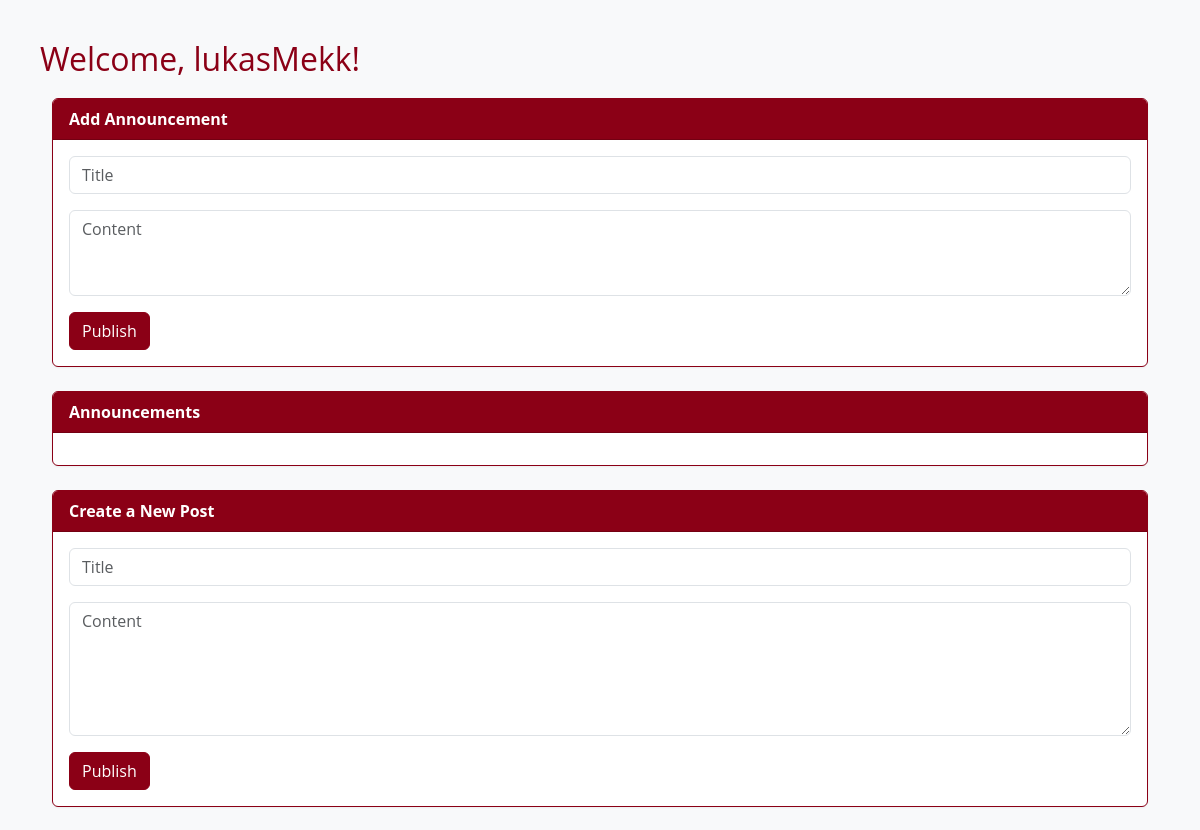
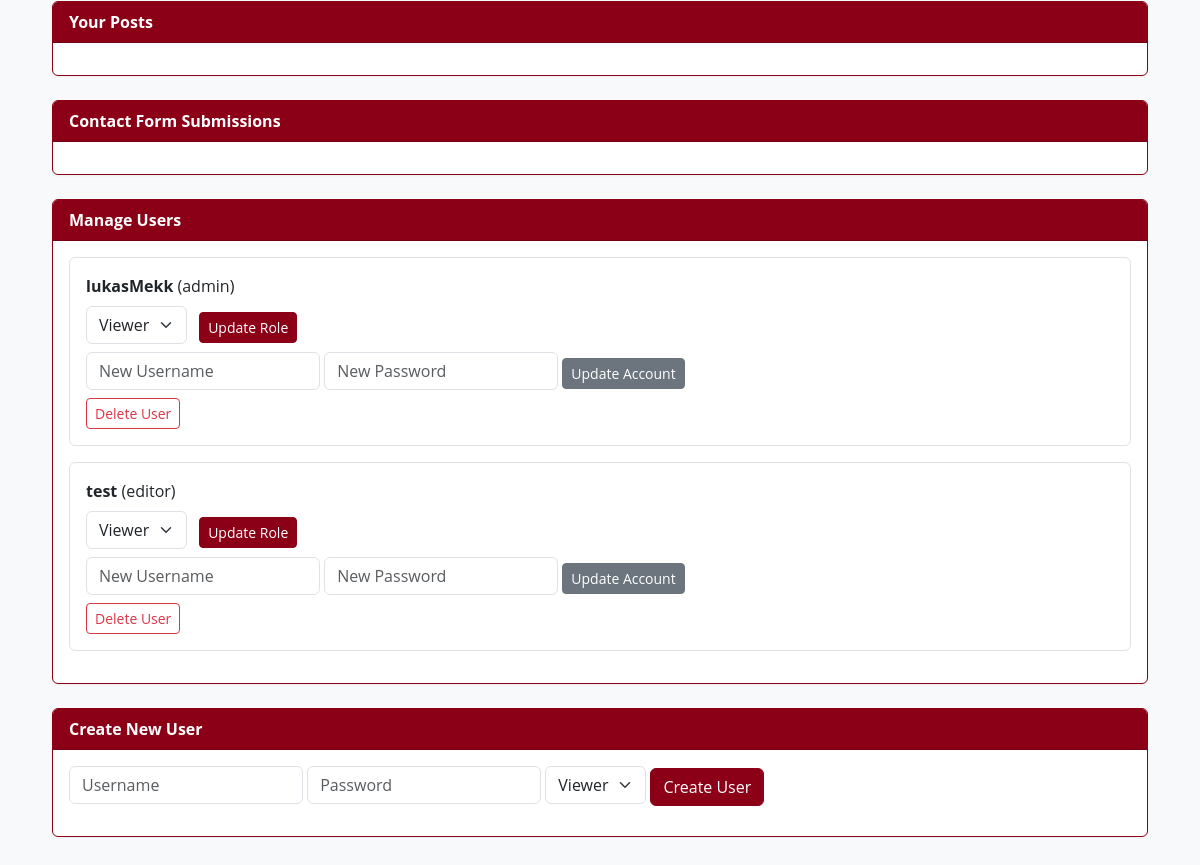
The app's page /admin (signed in), older data (2 pictures, top to bottom).
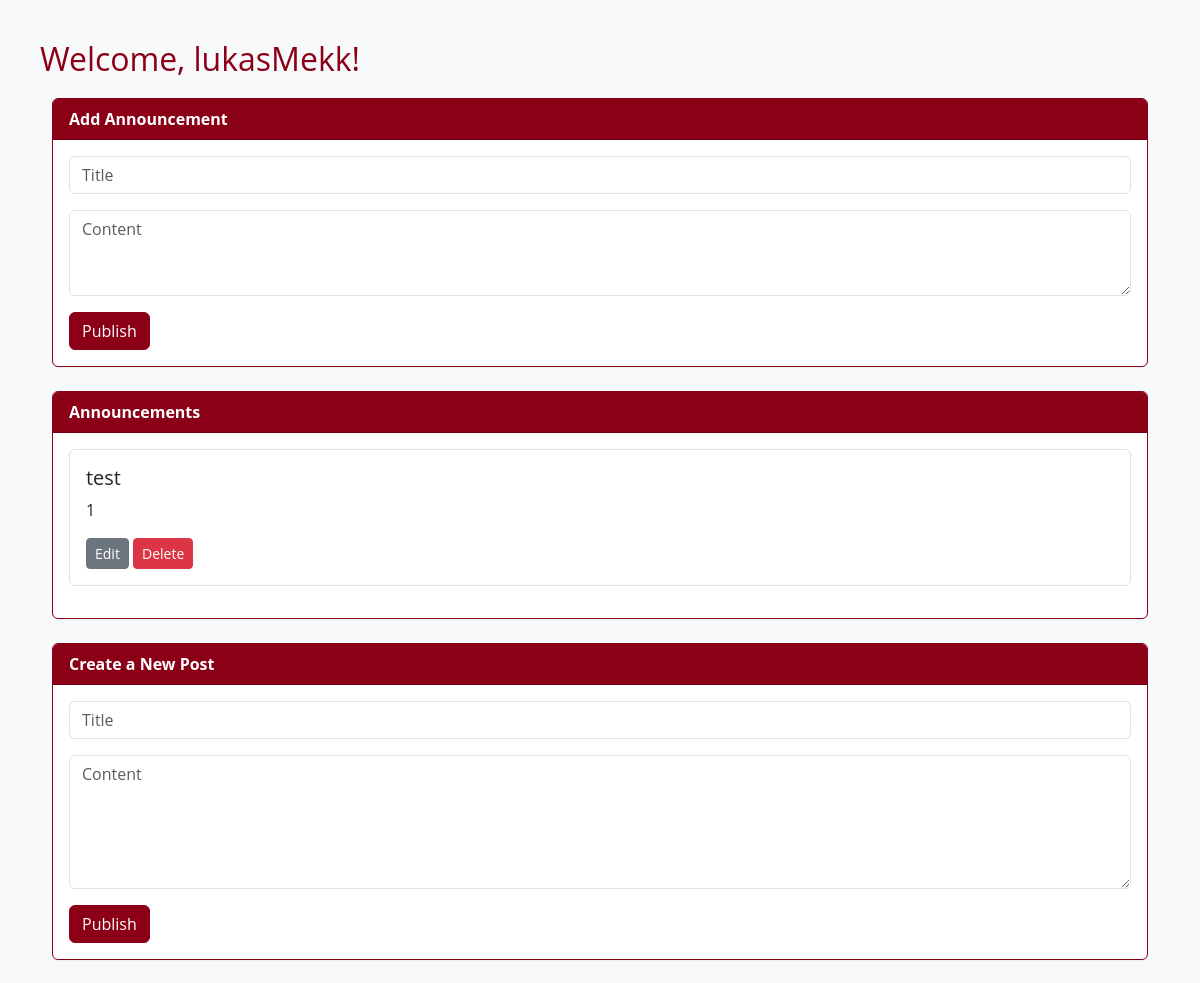
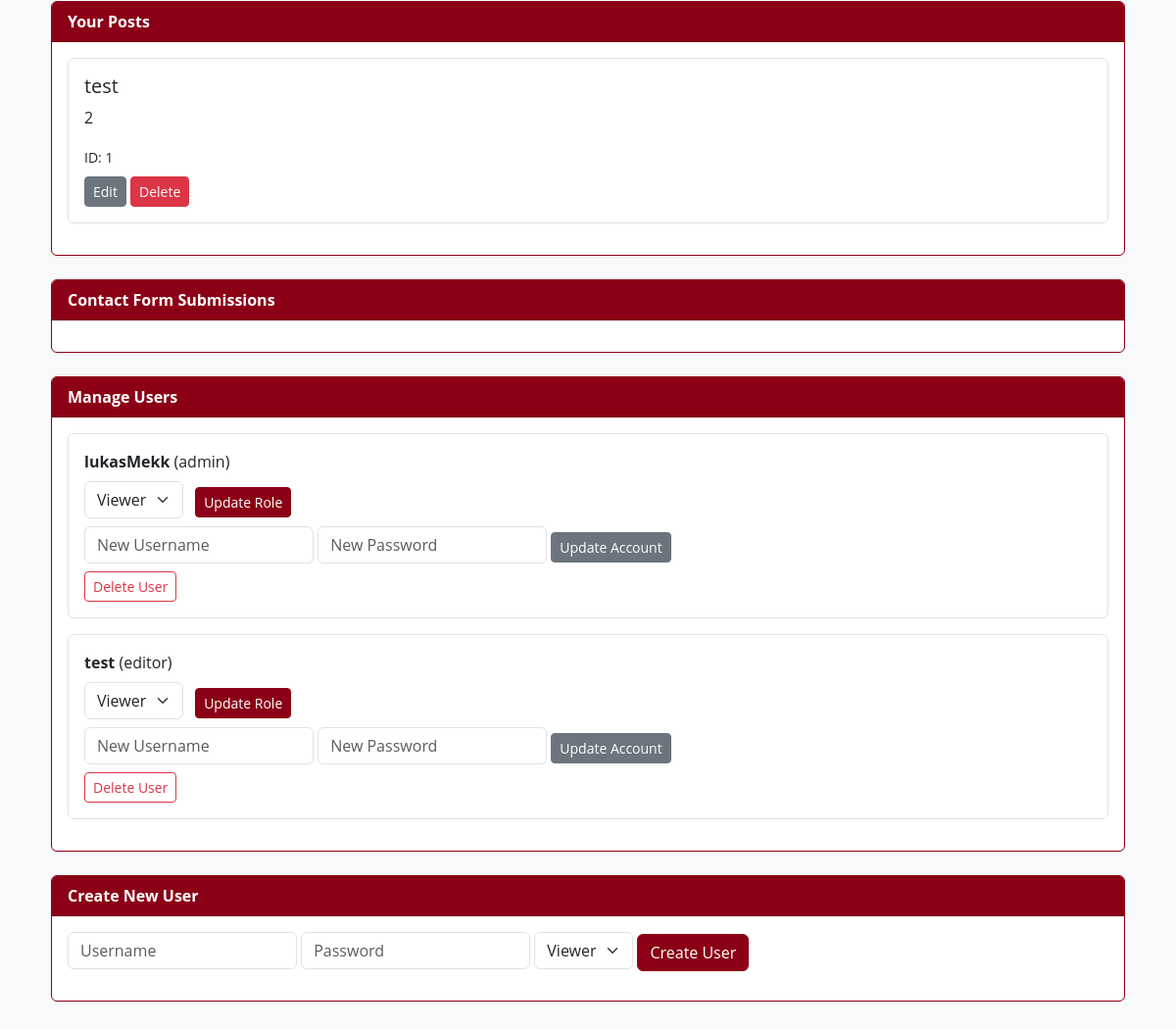
The same page, newer data (2 pictures, top to bottom).
### app.py (models this page shows)
class User(UserMixin, db.Model):
    id = db.Column(db.Integer, primary_key=True)
    username = db.Column(db.String(100), unique=True, nullable=False)
    password = db.Column(db.String(200), nullable=False)
    role = db.Column(db.String(50), nullable=False, default='viewer')

class News(db.Model):
    id = db.Column(db.Integer, primary_key=True)
    title = db.Column(db.String(150), nullable=False)
    content = db.Column(db.Text, nullable=False)
    language = db.Column(db.String(5), default='en')
    title_en = db.Column(db.String(150))
    title_pt = db.Column(db.String(150))
    content_en = db.Column(db.Text)
    content_pt = db.Column(db.Text)

class Post(db.Model):
    id = db.Column(db.Integer, primary_key=True)
    title = db.Column(db.String(150), nullable=False)
    content = db.Column(db.Text, nullable=False)
    author_id = db.Column(db.Integer, db.ForeignKey('user.id'))
    language = db.Column(db.String(5), default='en')
    title_en = db.Column(db.String(150))
    title_pt = db.Column(db.String(150))
    content_en = db.Column(db.Text)
    content_pt = db.Column(db.Text)

### app.py (the view, shortened to what this page needs)
@app.route('/admin', methods=['GET', 'POST'])
@login_required
def admin():
    user_posts = Post.query.filter_by(author_id=current_user.id).order_by(Post.id.desc()).all()
    all_users = User.query.all() if current_user.role == 'admin' else []
    news_items = News.query.all()
    return render_template('admin.html', posts=user_posts, users=all_users, news=news_items)

### app.py (called while the page is built)
@login_manager.user_loader
def load_user(user_id):
    return User.query.get(int(user_id))

### templates/admin.html (shortened to what the changed rows need)
<!DOCTYPE html>
<html lang="en">
<head>
  <link href="https://cdn.jsdelivr.net/npm/bootstrap@5.3.3/dist/css/bootstrap.min.css" rel="stylesheet">
</head>
<body>
  <h2>Welcome, {{ current_user.username }}!</h2>
  <div class="container-fluid">
    <div class="row">
      <div class="col-12">
        <div class="card mb-4">
          <div class="card-body">
            {% for item in news %}
              <div class="border p-3 rounded mb-3">
                <h5>{{ item.title }}</h5>
                <p>{{ item.content }}</p>
                <form action="/edit_news/{{ item.id }}" method="GET" class="d-inline">
                  <button type="submit" class="btn btn-sm btn-secondary">Edit</button>
                </form>
                <form action="/delete_news/{{ item.id }}" method="POST" class="d-inline"
                      onsubmit="return confirm('Delete this news item?')">
                  <button type="submit" class="btn btn-sm btn-danger">Delete</button>
                </form>
              </div>
            {% endfor %}
          </div>
        </div>
        <div class="card mb-4">
          <div class="card-body">
            {% for post in posts %}
              <div class="border p-3 rounded mb-3">
                <h5>{{ post.title }}</h5>
                <p>{{ post.content }}</p>
                <small>ID: {{ post.id }}</small>
                <div class="mt-2">
                  <form action="/edit_post/{{ post.id }}" method="GET" class="d-inline">
                    <button type="submit" class="btn btn-sm btn-secondary btn-sm">Edit</button>
                  </form>
                  <form method="POST" action="/delete_post/{{ post.id }}" class="d-inline">
                    <button type="submit" class="btn btn-sm btn-danger btn-sm">Delete</button>
                  </form>
                </div>
              </div>
            {% endfor %}
          </div>
        </div>
        {% if users %}
          <div class="card mb-4">
            <div class="card-body">
              {% for user in users %}
                <div class="border p-3 rounded mb-3">
                  <strong>{{ user.username }}</strong> ({{ user.role }})
                  <form method="POST" action="/update_role" class="mt-2">
                    <label>
                      <select name="role" class="form-select w-auto d-inline-block me-2">
                        <option value="viewer">Viewer</option>
                      </select>
                    </label>
                    <button type="submit" class="btn btn-primary btn-sm">Update Role</button>
                  </form>
                  <form method="POST" action="/update_user" class="mt-2">
                    <label>
                      <input type="text" name="username" placeholder="New Username" class="form-control mb-2">
                    </label>
                    <label>
                      <input type="password" name="password" placeholder="New Password" class="form-control mb-2">
                    </label>
                    <button type="submit" class="btn btn-secondary btn-sm">Update Account</button>
                  </form>
                  <form method="POST" action="/delete_user/{{ user.id }}">
                    <button type="submit" class="btn btn-outline-danger btn-sm"
                      onclick="return confirm('Are you sure you want to delete {{ user.username }}?')">Delete User</button>
                  </form>
                </div>
              {% endfor %}
            </div>
          </div>
        {% endif %}
      </div>
    </div>
  </div>
</body>
</html>

Row changes from the older to the newer data that the page shows:
added News: title "test", content "1"
added Post: title "test", content "2", id "1"
